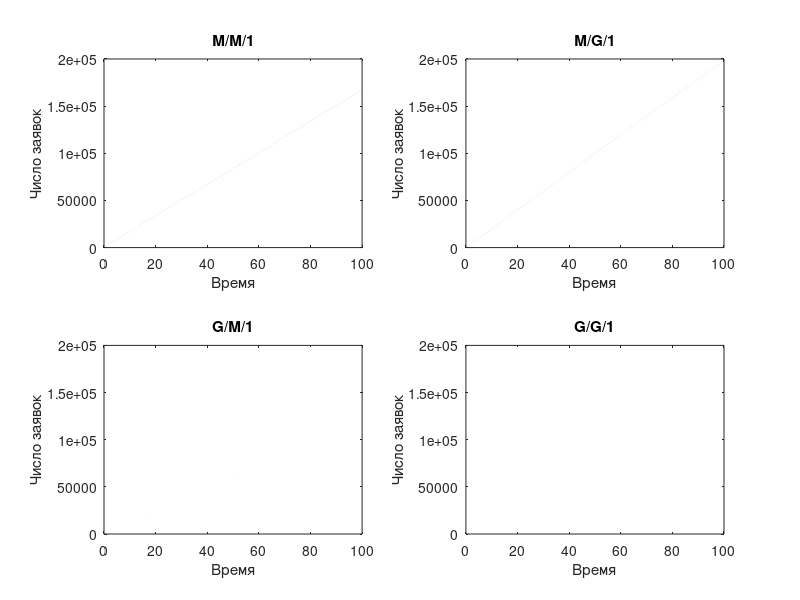

The MATLAB script that drew this image:
%% 3. Установить значения входных параметров lambda и mu
lambda = 2;  % Интенсивность входного потока
mu = 3;      % Интенсивность обслуживания

% Параметры Вейбулловского распределения
k_weibull = 1.5;
theta_weibull = 1 / mu;

if lambda >= mu
error('Система нестационарна');
end

N = 1000000; % Количество заявок
t = linspace(0, 100, N);

%% 4. Передать в программу входные параметры, сформированные в лабораторной работе №5
% M/M/1 (экспоненциальные распределения для поступления и обслуживания)
tau_mm1 = exprnd(1/lambda, 1, N); % время между поступлениями
nu_mm1 = exprnd(1/mu, 1, N);      % время обслуживания

% M/G/1 (экспоненциальные поступления, Вейбулловское обслуживание)
tau_mg1 = exprnd(1/lambda, 1, N);
nu_mg1 = wblrnd(theta_weibull, k_weibull, 1, N);

% G/M/1 (Вейбулловские поступления, экспоненциальное обслуживание)
tau_gm1 = wblrnd(1/lambda, k_weibull, 1, N);
nu_gm1 = exprnd(1/mu, 1, N);

% G/G/1 (Вейбулловские поступления и Вейбулловское обслуживание)
tau_gg1 = wblrnd(1/lambda, k_weibull, 1, N);
nu_gg1 = wblrnd(theta_weibull, k_weibull, 1, N);

%% 5. Получить следующие зависимости для четырех типов СМО
% 6. Построить зависимости для каждого типа СМО на отдельном графике и подписать каждый график.
figure;

yl = N / 5;
% M/M/1
subplot(2,2,1);
plot(t, cumsum(tau_mm1) - cumsum(nu_mm1));
title('M/M/1');
xlabel('Время');
ylabel('Число заявок');
ylim([0 yl]);

% M/G/1
subplot(2,2,2);
plot(t, cumsum(tau_mg1) - cumsum(nu_mg1));
title('M/G/1');
xlabel('Время');
ylabel('Число заявок');
ylim([0 yl]);

% G/M/1
subplot(2,2,3);
plot(t, cumsum(tau_gm1) - cumsum(nu_gm1));
title('G/M/1');
xlabel('Время');
ylabel('Число заявок');
ylim([0 yl]);

% G/G/1
subplot(2,2,4);
plot(t, cumsum(tau_gg1) - cumsum(nu_gg1));
title('G/G/1');
xlabel('Время');
ylabel('Число заявок');
ylim([0 yl]);

%% 7. Рассчитать следующие статистические характеристики для каждого типа СМО:
rho_mm1 = lambda / mu;
rho_mg1 = lambda / mu;
rho_gm1 = lambda / mu;
rho_gg1 = lambda / mu;

L_mm1 = rho_mm1 / (1 - rho_mm1); % L = ρ / (1 - ρ)
W_q_mm1 = rho_mm1 / (mu * (1 - rho_mm1)); % W_q = ρ / (μ * (1 - ρ))
W_s_mm1 = 1 / (mu * (1 - rho_mm1)); % Среднее время пребывания в системе

fprintf('M/M/1:\n Коэффициент загрузки: %.4f\n Среднее число заявок в системе: %.4f\n Среднее время в очереди: %.4f\n Среднее время пребывания в системе: %.4f\n\n', rho_mm1, L_mm1, W_q_mm1, W_s_mm1);

L_mg1 = mean(cumsum(tau_mg1) - cumsum(nu_mg1)); % Среднее число заявок в системе M/G/1
L_gm1 = mean(cumsum(tau_gm1) - cumsum(nu_gm1)); % Среднее число заявок в системе G/M/1
L_gg1 = mean(cumsum(tau_gg1) - cumsum(nu_gg1)); % Среднее число заявок в системе G/G/1

W_q_mg1 = L_mg1 / lambda;  % Среднее время в очереди M/G/1
W_q_gm1 = L_gm1 / lambda;  % Среднее время в очереди G/M/1
W_q_gg1 = L_gg1 / lambda;  % Среднее время в очереди G/G/1

fprintf('M/G/1:\n Коэффициент загрузки: %.4f\n Среднее число заявок в системе: %.4f\n Среднее время в очереди: %.4f\n\n', rho_mg1, L_mg1, W_q_mg1);

fprintf('G/M/1:\n Коэффициент загрузки: %.4f\n Среднее число заявок в системе: %.4f\n Среднее время в очереди: %.4f\n\n', rho_gm1, L_gm1, W_q_gm1);

fprintf('G/G/1:\n Коэффициент загрузки: %.4f\n Среднее число заявок в системе: %.4f\n Среднее время в очереди: %.4f\n\n', rho_gg1, L_gg1, W_q_gg1);